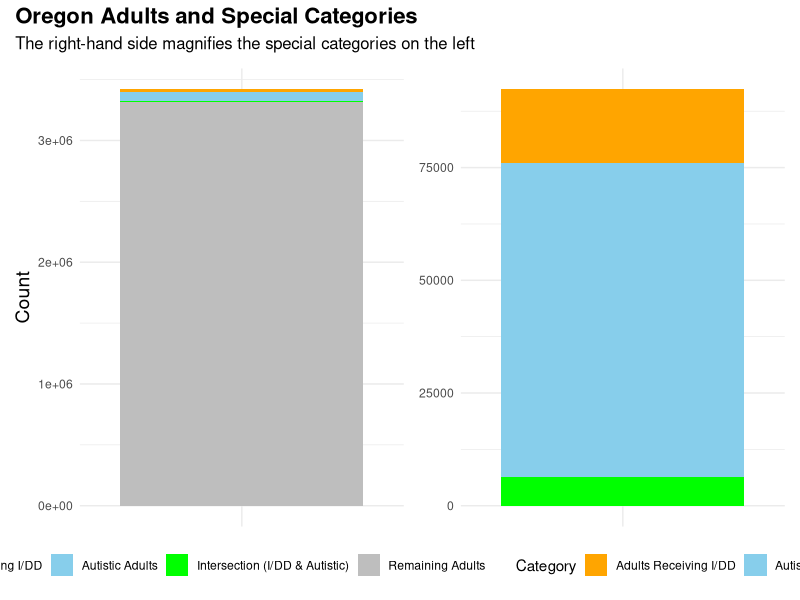

Write R code to recreate this figure.
# Install and load the required packages
library(ggplot2)
library(patchwork)

# Data for the left bar plot (All Oregon Adults)
data_left <- data.frame(
  Category = c("Adults Receiving I/DD", "Autistic Adults",
               "Intersection (I/DD & Autistic)", "Remaining Adults"),
  Count = c(22755, 75993, 6371, 3407770 - (75993 + 22755 - 6371)),
  Position = rep("All Oregon Adults", 4)
)

# Data for the right bar plot (Blow up of special categories)
data_right <- data.frame(
  Category = c("Adults Receiving I/DD", "Autistic Adults",
               "Intersection (I/DD & Autistic)"),
  Count = c(22755 - 6371, 75993 - 6371, 6371),
  Position = rep("Autistic/I/DD Adults", 3)
)

# Define the colors
colors <- c("Adults Receiving I/DD" = "orange",
            "Autistic Adults" = "skyblue",
            "Intersection (I/DD & Autistic)" = "green",
            "Remaining Adults" = "grey")

# Create the left bar plot
plot_left <- ggplot(data_left, aes(x = Position, y = Count, fill = Category)) +
  geom_bar(stat = "identity") +
  scale_fill_manual(values = colors) +
  labs(x = NULL, y = "Count") +
  theme_minimal() +
  theme(axis.text.x = element_blank(),
        axis.title.y = element_text(size = 14))

# Create the right bar plot
plot_right <- ggplot(data_right, aes(x = Position, y = Count, fill = Category)) +
  geom_bar(stat = "identity") +
  scale_fill_manual(values = colors) +
  labs(x = NULL, y = "Count") +
  theme_minimal() +
  theme(axis.text.x = element_blank(),
        axis.title.y = element_blank(),
        legend.position = "none")

# Combine the plots and include the legend
combined_plot <- plot_left + plot_right +
  plot_annotation(
    title = "Oregon Adults and Special Categories",
    subtitle = "The right-hand side magnifies the special categories on the left"
  ) &
  theme(plot.title = element_text(size = 16, face = "bold"),
        plot.subtitle = element_text(size = 12))

# Display the combined plot with a legend
combined_plot + plot_layout(guides = "collect") & theme(legend.position = "bottom")
